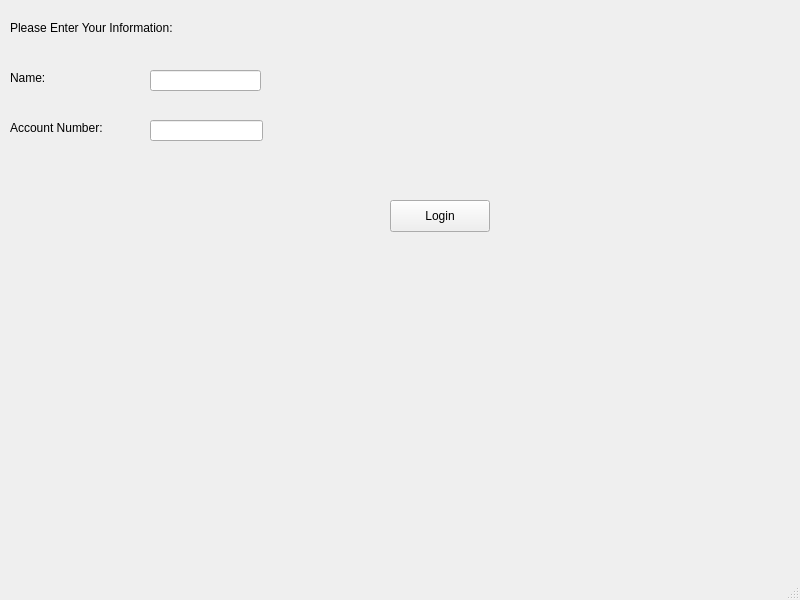
<?xml version="1.0" encoding="UTF-8"?>
<ui version="4.0">
 <class>Login</class>
 <widget class="QMainWindow" name="Login">
  <property name="geometry">
   <rect>
    <x>0</x>
    <y>0</y>
    <width>800</width>
    <height>600</height>
   </rect>
  </property>
  <property name="windowTitle">
   <string>Login</string>
  </property>
  <widget class="QWidget" name="centralwidget">
   <widget class="QLineEdit" name="name">
    <property name="geometry">
     <rect>
      <x>150</x>
      <y>70</y>
      <width>111</width>
      <height>21</height>
     </rect>
    </property>
    <property name="text">
     <string/>
    </property>
   </widget>
   <widget class="QLineEdit" name="accnum">
    <property name="geometry">
     <rect>
      <x>150</x>
      <y>120</y>
      <width>113</width>
      <height>21</height>
     </rect>
    </property>
   </widget>
   <widget class="QLabel" name="label">
    <property name="geometry">
     <rect>
      <x>10</x>
      <y>70</y>
      <width>58</width>
      <height>16</height>
     </rect>
    </property>
    <property name="text">
     <string>Name:</string>
    </property>
   </widget>
   <widget class="QLabel" name="label_2">
    <property name="geometry">
     <rect>
      <x>10</x>
      <y>120</y>
      <width>121</width>
      <height>16</height>
     </rect>
    </property>
    <property name="text">
     <string>Account Number:</string>
    </property>
   </widget>
   <widget class="QLabel" name="label_3">
    <property name="geometry">
     <rect>
      <x>10</x>
      <y>20</y>
      <width>211</width>
      <height>16</height>
     </rect>
    </property>
    <property name="text">
     <string>Please Enter Your Information:</string>
    </property>
   </widget>
   <widget class="QPushButton" name="pushButton">
    <property name="geometry">
     <rect>
      <x>390</x>
      <y>200</y>
      <width>100</width>
      <height>32</height>
     </rect>
    </property>
    <property name="text">
     <string>Login</string>
    </property>
   </widget>
  </widget>
  <widget class="QMenuBar" name="menubar">
   <property name="geometry">
    <rect>
     <x>0</x>
     <y>0</y>
     <width>800</width>
     <height>24</height>
    </rect>
   </property>
  </widget>
  <widget class="QStatusBar" name="statusbar"/>
 </widget>
 <resources/>
 <connections/>
</ui>
